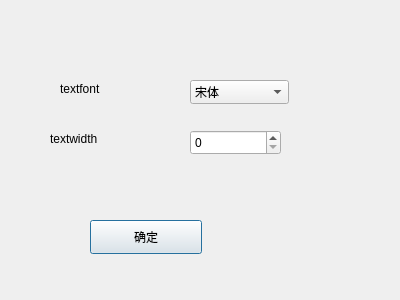
<?xml version="1.0" encoding="UTF-8"?>
<ui version="4.0">
 <class>Dialog</class>
 <widget class="QDialog" name="Dialog">
  <property name="geometry">
   <rect>
    <x>0</x>
    <y>0</y>
    <width>400</width>
    <height>300</height>
   </rect>
  </property>
  <property name="windowTitle">
   <string>Dialog</string>
  </property>
  <widget class="QLabel" name="label">
   <property name="geometry">
    <rect>
     <x>60</x>
     <y>80</y>
     <width>81</width>
     <height>18</height>
    </rect>
   </property>
   <property name="text">
    <string>textfont</string>
   </property>
  </widget>
  <widget class="QLabel" name="label_2">
   <property name="geometry">
    <rect>
     <x>50</x>
     <y>130</y>
     <width>81</width>
     <height>18</height>
    </rect>
   </property>
   <property name="text">
    <string>textwidth</string>
   </property>
  </widget>
  <widget class="QComboBox" name="comboBox">
   <property name="geometry">
    <rect>
     <x>190</x>
     <y>80</y>
     <width>99</width>
     <height>24</height>
    </rect>
   </property>
   <item>
    <property name="text">
     <string>宋体</string>
    </property>
   </item>
   <item>
    <property name="text">
     <string>黑体</string>
    </property>
   </item>
   <item>
    <property name="text">
     <string>楷体</string>
    </property>
   </item>
   <item>
    <property name="text">
     <string>新宋体</string>
    </property>
   </item>
  </widget>
  <widget class="QSpinBox" name="spinBox">
   <property name="geometry">
    <rect>
     <x>190</x>
     <y>130</y>
     <width>91</width>
     <height>25</height>
    </rect>
   </property>
  </widget>
  <widget class="QPushButton" name="pushButton">
   <property name="geometry">
    <rect>
     <x>90</x>
     <y>220</y>
     <width>112</width>
     <height>34</height>
    </rect>
   </property>
   <property name="text">
    <string>确定</string>
   </property>
  </widget>
 </widget>
 <resources/>
 <connections/>
</ui>
